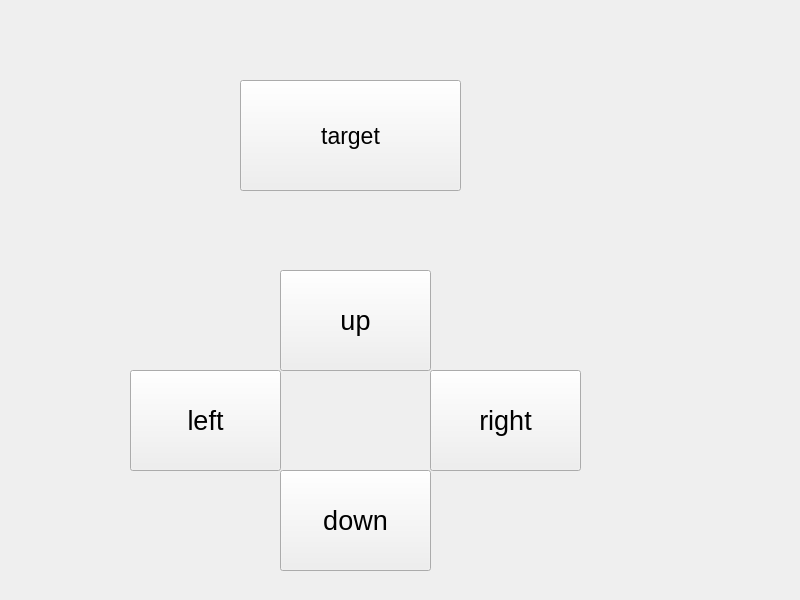
<?xml version="1.0" encoding="UTF-8"?>
<ui version="4.0">
 <class>Widget</class>
 <widget class="QWidget" name="Widget">
  <property name="geometry">
   <rect>
    <x>0</x>
    <y>0</y>
    <width>800</width>
    <height>600</height>
   </rect>
  </property>
  <property name="windowTitle">
   <string>Widget</string>
  </property>
  <widget class="QPushButton" name="pushButton_target">
   <property name="geometry">
    <rect>
     <x>240</x>
     <y>80</y>
     <width>221</width>
     <height>111</height>
    </rect>
   </property>
   <property name="font">
    <font>
     <pointsize>17</pointsize>
    </font>
   </property>
   <property name="text">
    <string>target</string>
   </property>
  </widget>
  <widget class="QPushButton" name="pushButton_up">
   <property name="geometry">
    <rect>
     <x>280</x>
     <y>270</y>
     <width>151</width>
     <height>101</height>
    </rect>
   </property>
   <property name="font">
    <font>
     <pointsize>20</pointsize>
    </font>
   </property>
   <property name="text">
    <string>up</string>
   </property>
  </widget>
  <widget class="QPushButton" name="pushButton_down">
   <property name="geometry">
    <rect>
     <x>280</x>
     <y>470</y>
     <width>151</width>
     <height>101</height>
    </rect>
   </property>
   <property name="font">
    <font>
     <pointsize>20</pointsize>
    </font>
   </property>
   <property name="text">
    <string>down</string>
   </property>
  </widget>
  <widget class="QPushButton" name="pushButton_left">
   <property name="geometry">
    <rect>
     <x>130</x>
     <y>370</y>
     <width>151</width>
     <height>101</height>
    </rect>
   </property>
   <property name="font">
    <font>
     <pointsize>20</pointsize>
    </font>
   </property>
   <property name="text">
    <string>left</string>
   </property>
  </widget>
  <widget class="QPushButton" name="pushButton_right">
   <property name="geometry">
    <rect>
     <x>430</x>
     <y>370</y>
     <width>151</width>
     <height>101</height>
    </rect>
   </property>
   <property name="font">
    <font>
     <pointsize>20</pointsize>
    </font>
   </property>
   <property name="text">
    <string>right</string>
   </property>
  </widget>
 </widget>
 <resources/>
 <connections/>
</ui>
